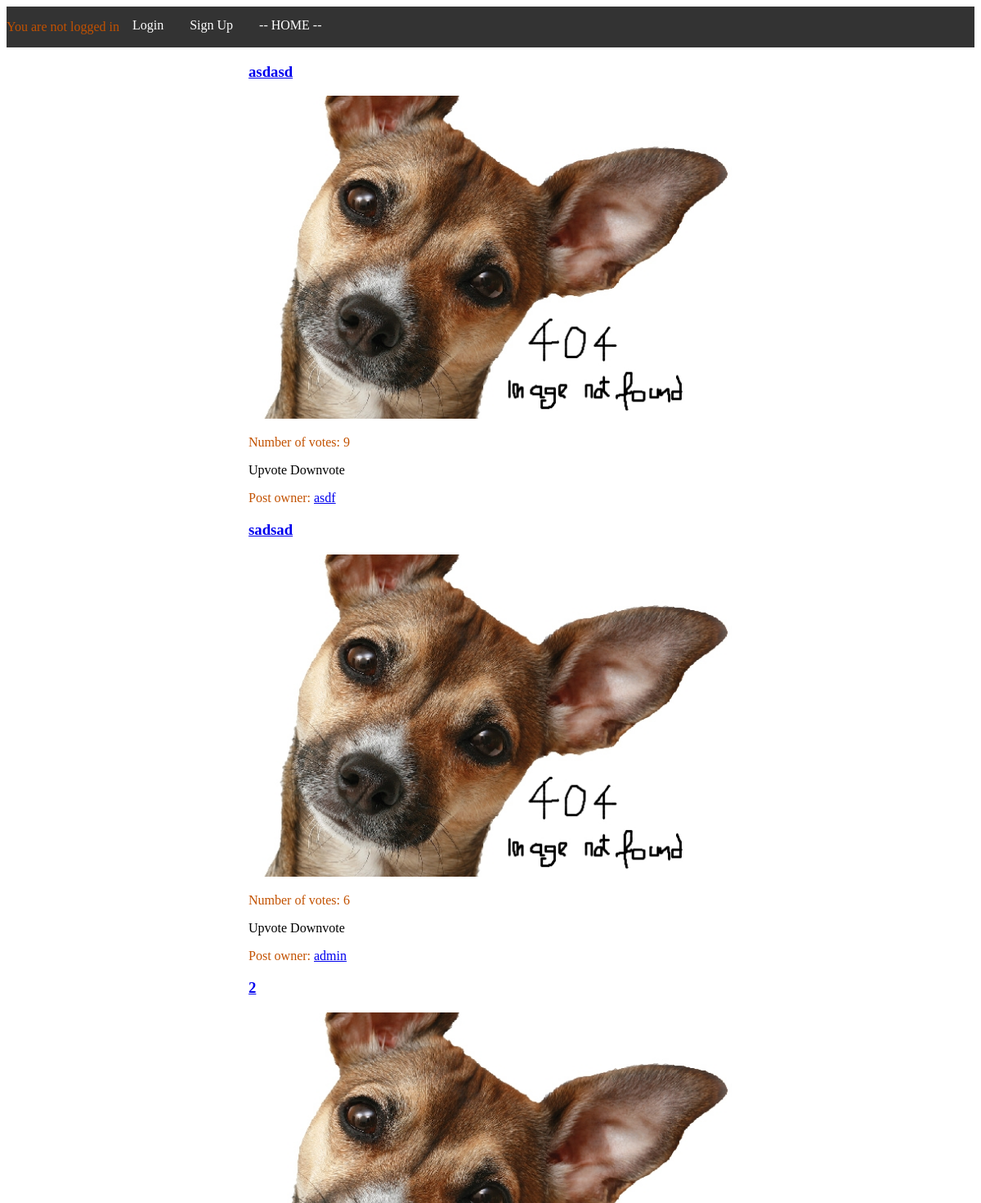
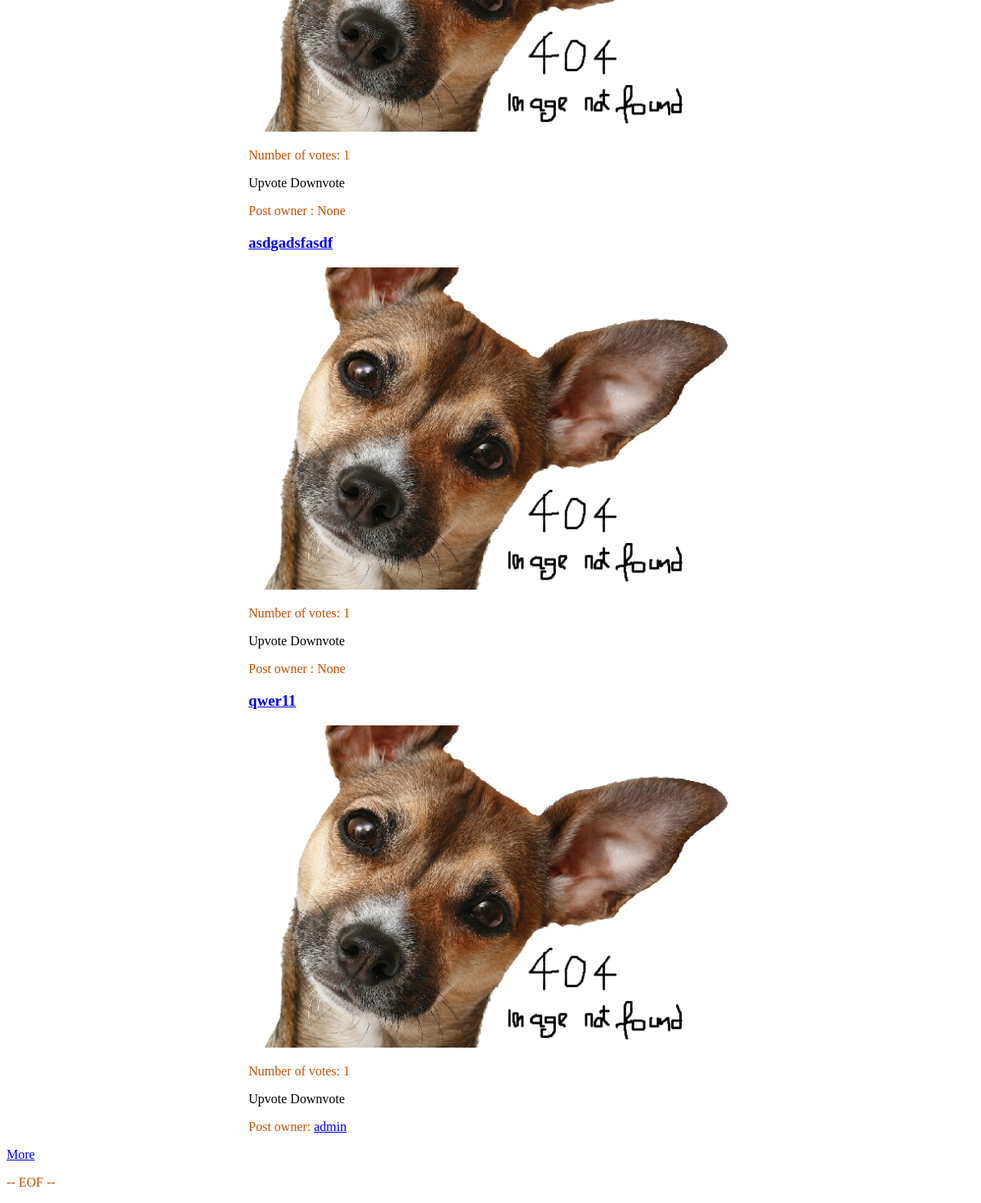
The page / on the database its author committed (2 pictures, top to bottom).
### apps/models.py (models this page shows, shortened)
class Post(models.Model):
    title = models.CharField(max_length=30)
    votes = models.IntegerField(default=0)
    content = models.ImageField(
        upload_to='images/',
        default='images/404image.jpg'
        )
    post_owner = models.ForeignKey(User,
        on_delete=models.CASCADE,
        null=True,
        blank=True)

### apps/views.py (the view, shortened to what this page needs)
# urls.py: path('', views.ScrollView.as_view(), name="home"),
class ScrollView(ListView):
    model = Post
    paginate_by = 5
    context_object_name = 'posts'
    template_name = 'home.html'
    def get_queryset(self):
        return Post.objects.order_by('-votes')

### templates/home.html (shortened to what this page needs)
{% extends 'base.html' %}
{% block content %}
    <div class="infinite-container">
    {% for post in posts %}
        <div class="infinite-item center">
            <h3><a href="{% url 'apps:detail' post.id %}">{{ post.title }}</a></h3>
            {% if post.content.url %}
                <img class="post" src="{{ post.content.url }}" alt="Image deleted from the data base">
            {% else %}
                <img class="post" src="/media/images/404image.jpg" alt="Post image failed to load">
            {% endif %}
            <p>Number of votes: {{ post.votes }}</p>
            <a href="{% url 'apps:upvote' post.id %}" class="button">Upvote</a>
            <a href="{% url 'apps:downvote' post.id %}" class="button">Downvote</a>
            {% if post.post_owner != None %}
                <p>Post owner: <a href="{% url 'accounts:userdetail' post.post_owner.id %}">{{ post.post_owner }} </a></p>
            {% else %}
                <p>Post owner : {{ post.post_owner }}</p>
            {% endif %}
        </div>
    {% endfor %}
    </div>
    {% if page_obj.has_next %}
        <a class="infinite-more-link" href="?page={{ page_obj.next_page_number }}">More</a>
    {% endif %}
{% endblock %}

### templates/base.html (shortened to what this page needs)
<!DOCTYPE html>
<html>
<head>
  {% load static %}
  <link rel="stylesheet" type="text/css" href="{% static 'css/style.css'%}"/>
</head>
<body>
  <main>
          <ul class="head">
          {% if user.is_authenticated %}
              <li class="head"> <p id="greeting"> Hi {{ user.profile.nickname }}! </p> </li>
              <li class="head">
              {% if user.profile.photo %}
                  <img class="profile" src="{{ user.profile.photo.url }}" alt="Profile picture">
              {% else %}
                  <img class="profile" src="/media/images/default.png" alt="Default profile picture">
              {% endif %}
              </li>
              <li class="head"><a href="{% url 'apps:upload' %}" >Upload Post</a></li>
              <li class="head"><a href="{% url 'accounts:userdetail' user.id %}">User profile</a></li>
              <li class="head"><a href="{% url 'logout' %}">Logout</a></li>
          {% else %}
              <li class="head"><p>You are not logged in</p></li>
              <li class="head"><a href="{% url 'login' %}">Login</a></li>
              <li class="head"><a href="{% url 'accounts:signup' %}">Sign Up</a></li>
          {% endif %}
          <li class="head"><a href="{% url 'apps:home' %}"> -- HOME -- </a></li>
          </ul>
    {% block content %}
    {% endblock %}
  </main>
  <p> -- EOF -- </p>
</body>
</html>

### static/css/style.css (style rules this page uses)
p { color: #C25100; }
a.button { -webkit-appearance: button; -moz-appearance: button; appearance: button; text-decoration: none; color: initial; }
.infinite-container { margin: auto; }
.center { margin: auto; width: 50%; }
img.post { max-width: 100%; height: auto; }
ul.head { list-style-type: none; margin: 0; padding: 0; overflow: hidden; background-color: #333; position: -webkit-sticky; position: sticky; top: 0; }
li.head { float: left; }
li a { display: block; color: white; text-align: center; padding: 14px 16px; text-decoration: none; }

### rows shown on the page
Post: title "asdasd", content (picture), votes "9", post_owner "asdf"
Post: title "sadsad", content (picture), votes "6", post_owner "admin"
Post: title "2", content (picture), votes "1", post_owner "None"
Post: title "asdgadsfasdf", content (picture), votes "1", post_owner "None"
Post: title "qwer11", content (picture), votes "1", post_owner "admin"
